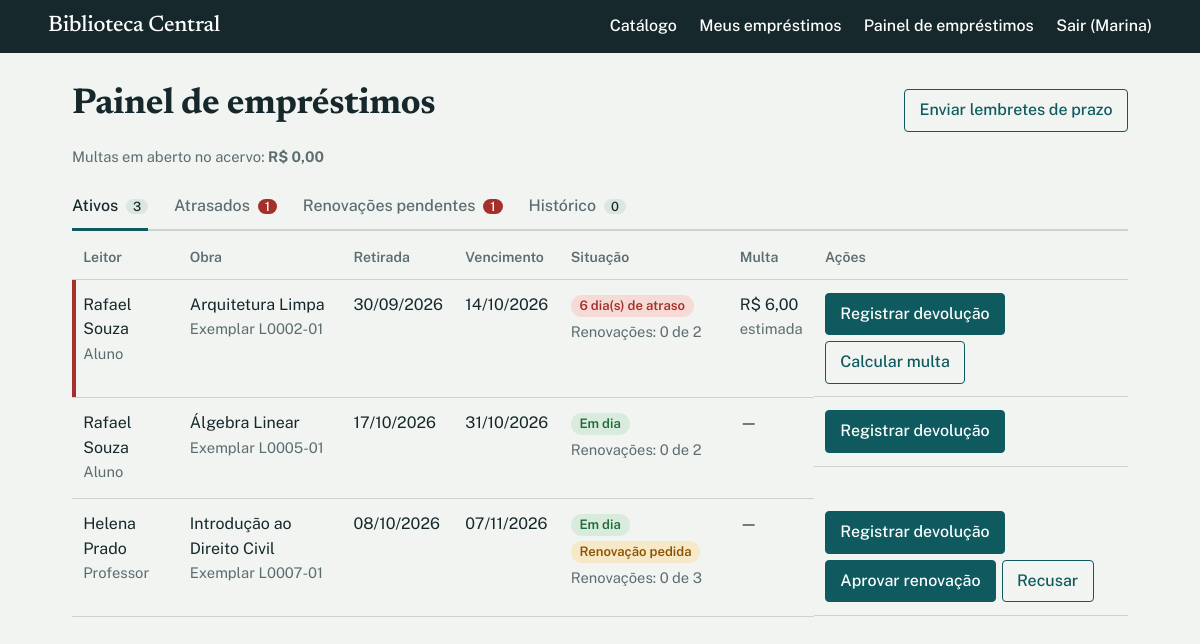
/admin/emprestimos (signed in), run on the app's committed database.
### tables this page shows
CREATE TABLE users (
  id INTEGER PRIMARY KEY AUTOINCREMENT,
  name TEXT NOT NULL,
  email TEXT NOT NULL UNIQUE,
  password_hash TEXT NOT NULL,
  role TEXT NOT NULL CHECK (role IN ('LEITOR','ADMIN')),
  profile TEXT NOT NULL CHECK (profile IN ('ALUNO','PROFESSOR','ADMIN'))
);

CREATE TABLE loans (
  id INTEGER PRIMARY KEY AUTOINCREMENT,
  user_id INTEGER NOT NULL REFERENCES users(id),
  copy_id INTEGER NOT NULL REFERENCES copies(id),
  loan_type TEXT NOT NULL,                        -- ALUNO | PROFESSOR | ADMIN (produto do Factory Method)
  loaned_at TEXT NOT NULL, due_at TEXT NOT NULL, returned_at TEXT,
  renewals INTEGER NOT NULL DEFAULT 0,
  renewal_requested INTEGER NOT NULL DEFAULT 0
);

CREATE TABLE books (
  id INTEGER PRIMARY KEY AUTOINCREMENT,
  title TEXT NOT NULL, author TEXT NOT NULL, category TEXT NOT NULL,
  isbn TEXT UNIQUE, year INTEGER
);

CREATE TABLE copies (               -- exemplares físicos
  id INTEGER PRIMARY KEY AUTOINCREMENT,
  book_id INTEGER NOT NULL REFERENCES books(id),
  code TEXT NOT NULL UNIQUE,
  status TEXT NOT NULL DEFAULT 'DISPONIVEL'       -- DISPONIVEL | EMPRESTADO | RESERVADO | DANIFICADO | EXTRAVIADO
);

### presentation/routes.py (the view)
@admin_bp.get("/emprestimos")
@admin_required
def loans():
    view = request.args.get("visao", "ativos")
    view = view if view in VIEWS else "ativos"
    return render_template("admin_loans.html", view=view, **svc().loans.admin_overview(view))

### database/db.py (called while the page is built)
def connect(path):
    conn = sqlite3.connect(path)
    conn.row_factory = sqlite3.Row
    conn.execute("PRAGMA foreign_keys = ON")
    return conn

def get_db():
    if "db" not in g:
        g.db = connect(current_app.config["DATABASE"])
    return g.db

def init_app(app):
    def close_db(_exc=None):
        conn = g.pop("db", None)
        if conn is not None:
            conn.close()
    app.teardown_appcontext(close_db)
    conn = connect(app.config["DATABASE"])
    init_schema(conn)
    conn.close()

### models/loan.py (called while the page is built)
    def days_overdue(self, today: date) -> int:
        end = self.returned_at or today
        return max((end - self.due_at).days, 0)

    def is_overdue(self, today: date) -> bool:
        return self.returned_at is None and today > self.due_at

    def fine(self, today: date) -> float:
        return round(self.days_overdue(today) * self.DAILY_FINE, 2)

    def can_renew(self, today: date) -> bool:
        return self.returned_at is None and not self.is_overdue(today) and self.renewals < self.MAX_RENEWALS

    @staticmethod
    def from_row(row) -> "Loan":
        cls = Loan._registry[row["loan_type"]]
        parse = date.fromisoformat
        return cls(
            user_id=row["user_id"], copy_id=row["copy_id"],
            loaned_at=parse(row["loaned_at"]), due_at=parse(row["due_at"]),
            returned_at=parse(row["returned_at"]) if row["returned_at"] else None,
            renewals=row["renewals"], renewal_requested=bool(row["renewal_requested"]), id=row["id"],
        )

### models/user.py (called while the page is built)
    @property
    def is_admin(self) -> bool:
        return self.ROLE == "ADMIN"

    @staticmethod
    def from_row(row) -> "User":
        cls = User._registry[row["profile"]]
        return cls(name=row["name"], email=row["email"], password_hash=row["password_hash"], id=row["id"])

### presentation/filters.py (called while the page is built)
def br_date(value):
    if not value:
        return "—"
    if isinstance(value, str):
        value = date.fromisoformat(value[:10])
    return value.strftime("%d/%m/%Y")

def brl(value):
    return "R$ " + f"{value or 0:,.2f}".replace(",", "X").replace(".", ",").replace("X", ".")

def register(app):
    app.jinja_env.filters.update(br_date=br_date, brl=brl, hue=hue, profile=lambda p: PROFILE_LABELS.get(p, p))

### presentation/routes.py (called while the page is built)
def svc():
    if "services" not in g:
        g.services = build_services(get_db())
    return g.services

@auth_bp.before_app_request
def load_user():
    uid = session.get("user_id")
    g.user = svc().auth.get(uid) if uid else None
    g.unread = svc().notifications.unread(g.user.id) if g.user else []

### presentation/templates/admin_loans.html (shortened to what this page needs)
{% extends "base.html" %}
{% block content %}
{% macro act(endpoint, label, cls='') %}
  <form method="post" action="{{ url_for(endpoint, **kwargs) }}"><input type="hidden" name="visao" value="{{ view }}"><button class="{{ cls }}">{{ label }}</button></form>
{% endmacro %}
<div class="bar">
  <h1>Painel de empréstimos</h1>
  <form method="post" action="{{ url_for('admin.reminders') }}"><input type="hidden" name="visao" value="{{ view }}"><button>Enviar lembretes de prazo</button></form>
</div>
<p class="muted">Multas em aberto no acervo: <strong>{{ open_fines|brl }}</strong></p>
{% set tabs = [('ativos','Ativos'),('atrasados','Atrasados'),('renovacoes','Renovações pendentes'),('historico','Histórico')] %}
<nav class="tabs" aria-label="Visões">
  {% for key, label in tabs %}<a href="{{ url_for('admin.loans', visao=key) }}" {% if key == view %}aria-current="page"{% endif %}>{{ label }} <span class="count {{ 'hot' if key in ('atrasados','renovacoes') and counts[key] }}">{{ counts[key] }}</span></a>{% endfor %}
</nav>
<div class="scroll"><table class="wide">
  <thead><tr><th>Leitor</th><th>Obra</th><th>Retirada</th><th>{{ 'Devolvido em' if view == 'historico' else 'Vencimento' }}</th><th>Situação</th><th>Multa</th><th>Ações</th></tr></thead>
  <tbody>
  {% for r in rows %}
    {% set fine = r.fine_amount if r.fine_amount is not none else r.fine_estimate %}
    <tr class="{{ 'late' if r.overdue }}">
      <td>{{ r.user_name }}<br><span class="muted">{{ r.user_profile|profile }}</span></td>
      <td>{{ r.title }}<br><span class="muted">Exemplar {{ r.copy_code }}</span></td>
      <td>{{ r.loaned_at|br_date }}</td>
      <td>{{ (r.returned_at if view == 'historico' else r.due_at)|br_date }}</td>
      <td>
        {% if r.returned_at %}<span class="tag">Devolvido</span>
        {% elif r.overdue %}<span class="tag red">{{ r.overdue_days }} dia(s) de atraso</span>
        {% else %}<span class="tag green">Em dia</span>{% endif %}
        {% if r.renewal_requested %}<span class="tag amber">Renovação pedida</span>{% endif %}
        <br><span class="muted">Renovações: {{ r.renewals }} de {{ r.max_renewals }}</span>
      </td>
      <td>{% if fine %}{{ fine|brl }}<br><span class="muted">{{ 'paga' if r.fine_status == 'PAGA' else ('registrada' if r.fine_status else 'estimada') }}</span>{% else %}—{% endif %}</td>
      <td class="actions">
        {% if not r.returned_at %}
          {{ act('admin.give_back', 'Registrar devolução', 'primary', loan_id=r.id) }}
          {% if r.overdue %}{{ act('admin.calc_fine', 'Calcular multa', '', loan_id=r.id) }}{% endif %}
          {% if r.renewal_requested %}
            {{ act('admin.renewal', 'Aprovar renovação', 'primary', loan_id=r.id, action='aprovar') }}
            {{ act('admin.renewal', 'Recusar', '', loan_id=r.id, action='recusar') }}
          {% endif %}
        {% elif r.fine_status == 'ABERTA' %}
          {{ act('admin.pay_fine', 'Registrar pagamento', '', fine_id=r.fine_id) }}
        {% endif %}
      </td>
    </tr>
  {% else %}
    <tr><td colspan="7" class="empty">Nada por aqui. {{ {'atrasados': 'Nenhum empréstimo está atrasado.', 'renovacoes': 'Nenhuma renovação aguarda aprovação.', 'ativos': 'Não há empréstimos em aberto.', 'historico': 'Ainda não há devoluções.'}[view] }}</td></tr>
  {% endfor %}
  </tbody>
</table></div>
{% endblock %}

### presentation/templates/base.html (shortened to what this page needs)
<!doctype html>
<html lang="pt-BR">
<head>
  <link rel="stylesheet" href="{{ url_for('static', filename='style.css') }}">
</head>
<body>
<header class="top">
  <a class="brand" href="{{ url_for('catalog.index') }}">Biblioteca Central</a>
  <nav>
    <a href="{{ url_for('catalog.index') }}">Catálogo</a>
    {% if g.user %}
      <a href="{{ url_for('catalog.my_loans') }}">Meus empréstimos{% if g.unread %} <span class="badge" title="Avisos novos">{{ g.unread|length }}</span>{% endif %}</a>
      {% if g.user.is_admin %}<a href="{{ url_for('admin.loans') }}">Painel de empréstimos</a>{% endif %}
      <form method="post" action="{{ url_for('auth.logout') }}"><button class="link">Sair ({{ g.user.name.split()[0] }})</button></form>
    {% else %}
      <a href="{{ url_for('auth.login') }}">Entrar</a>
    {% endif %}
  </nav>
</header>
<main>
  {% block content %}{% endblock %}
</main>
</body>
</html>

### presentation/static/style.css (style rules this page uses)
:root { --paper:#F1F4F1; --ink:#16282B; --muted:#5B6D6F; --teal:#0E5A5F; --teal-dk:#0A4448; --sage:#DCE6E0; --line:#C9D4CE; --white:#FBFCFB; --green:#1F6B3A; --green-bg:#D8EBDD; --amber:#8A5300; --amber-bg:#F7E8C8; --red:#A3302A; --red-bg:#F5DAD6; }
* { box-sizing:border-box }
body { margin:0;background:var(--paper);color:var(--ink);font:16px/1.55 "Public Sans",system-ui,sans-serif }
h1,h2,.brand { font-family:"Newsreader",Georgia,serif;font-weight:700;letter-spacing:-.01em;line-height:1.15 }
h1 { font-size:clamp(1.8rem,3vw,2.4rem);margin:.4rem 0 1rem }
a { color:var(--teal) }
.muted { color:var(--muted);font-size:.92rem;margin:.2rem 0 }
.top { display:flex;flex-wrap:wrap;gap:.6rem 2rem;justify-content:space-between;align-items:center; padding:.85rem clamp(1rem,4vw,3rem);background:var(--ink) }
.top a,.top .link { color:#fff;text-decoration:none;font-weight:500 }
.brand { font-size:1.4rem }
.top nav { display:flex;flex-wrap:wrap;gap:.4rem 1.4rem;align-items:center }
.top form { margin:0 }
.link { background:none;border:0;padding:0;font:inherit;cursor:pointer }
main { max-width:1120px;margin:0 auto;padding:1.6rem clamp(1rem,4vw,2rem) 4rem }
button,.btn { font:inherit;font-weight:500;padding:.5rem .9rem;border:1px solid var(--teal);background:transparent;color:var(--teal); border-radius:4px;cursor:pointer;text-decoration:none;display:inline-block }
button.primary { background:var(--teal);color:#fff }
.bar { display:flex;flex-wrap:wrap;justify-content:space-between;align-items:center;gap:.8rem }
.bar form { margin:0 }
.tabs { display:flex;flex-wrap:wrap;gap:0 1.6rem;border-bottom:2px solid var(--line);margin:1rem 0 .4rem }
.tabs a { padding:.6rem 0;text-decoration:none;color:var(--muted);font-weight:500;margin-bottom:-2px;border-bottom:3px solid transparent }
.tabs a[aria-current] { color:var(--ink);border-color:var(--teal) }
.count { margin-left:.25rem;padding:0 .45rem;border-radius:99px;background:var(--sage);font-size:.8rem;color:var(--ink) }
.count.hot { background:var(--red);color:#fff }
.scroll { overflow-x:auto }
table { width:100%;border-collapse:collapse }
th { text-align:left;font-weight:600;font-size:.88rem;color:var(--muted);padding:.6rem .7rem;border-bottom:1px solid var(--line) }
td { padding:.8rem .7rem;border-bottom:1px solid var(--line);vertical-align:top }
tr.late td:first-child { box-shadow:inset 4px 0 0 var(--red) }
table.wide { min-width:880px }
.actions { display:flex;flex-wrap:wrap;gap:.35rem }
.actions form,form.inline { margin:0;display:inline-flex;gap:.35rem }
.tag { display:inline-block;padding:.05rem .55rem;border-radius:99px;font-size:.82rem;font-weight:600;background:var(--sage);margin:0 .2rem .2rem 0 }
.tag.green { background:var(--green-bg);color:var(--green) }
.tag.amber { background:var(--amber-bg);color:var(--amber) }
.tag.red { background:var(--red-bg);color:var(--red) }
@media (prefers-reduced-motion:no-preference) { button,.btn { transition:background .15s } }

### data on the page
users: user.name "Marina"
loans: user_name "Rafael Souza", user_profile|profile "Aluno", title "Arquitetura Limpa", copy_code "L0002-01", loaned_at|br_date "30/09/2026", due_at "14/10/2026", overdue_days "6", renewals "0", max_renewals "2", fine "R$ 6,00", fine_status "estimada", label "Registrar devolução Calcular multa"
loans: user_name "Rafael Souza", user_profile|profile "Aluno", title "Álgebra Linear", copy_code "L0005-01", loaned_at|br_date "17/10/2026", due_at "31/10/2026", shows "Em dia", renewals "0", max_renewals "2", label "Registrar devolução"
loans: user_name "Helena Prado", user_profile|profile "Professor", title "Introdução ao Direito Civil", copy_code "L0007-01", loaned_at|br_date "08/10/2026", due_at "07/11/2026", shows "Em dia", renewal_requested "Renovação pedida", renewals "0", max_renewals "3", label "Registrar devolução Aprovar renovação Recusar"

### other printed values
{{ open_fines|brl }} "R$ 0,00"
{{ label }} "Ativos" "Atrasados" "Renovações pendentes" "Histórico"
{{ counts[key] }} "3" "1" "1" "0"
{{ 'Devolvido em' if view == 'historico' else 'Vencimento' }} "Vencimento"
